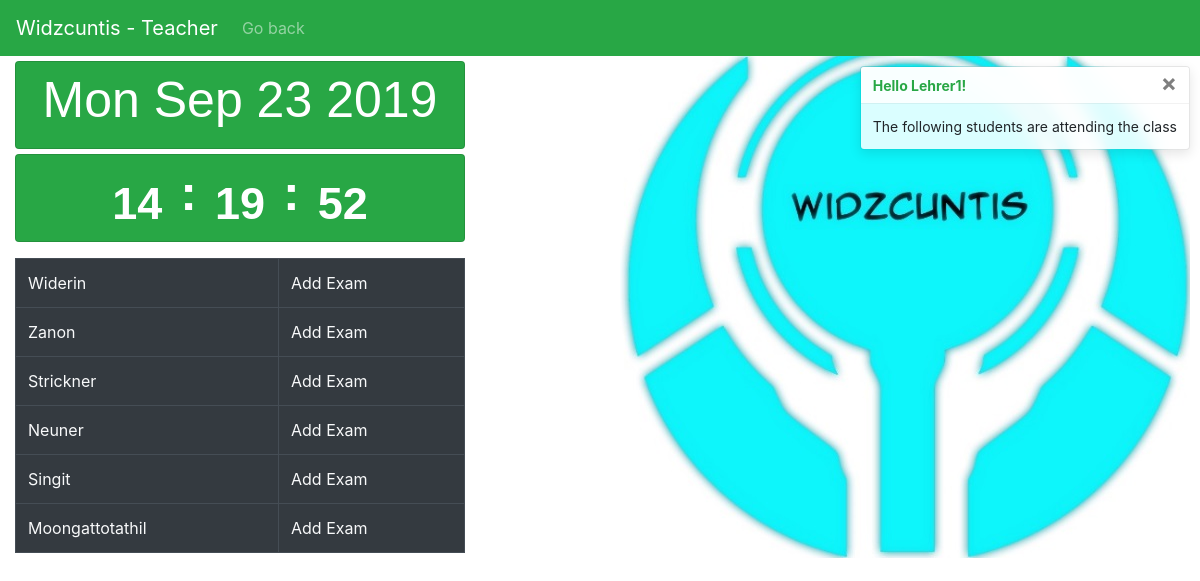
/users/home/logged_t/class/1 (signed in), run on the app's committed database.
### users/models.py (models this page shows)
class CustomUser(AbstractUser):
    def __str__(self):
        return self.last_name

### school/models.py (models this page shows, shortened)
class Student(models.Model):
    klasse = models.ForeignKey(Class, on_delete=models.CASCADE)
    name = models.CharField(max_length=200)
    first_name = models.CharField(max_length=200)
    user = related.ForeignKey(CustomUser, on_delete=models.CASCADE)

### users/views.py (the view)
# urls.py: path('home/logged_t/class/<int:pk>', views.TeacherClass.as_view(), name='ClassTeacher'),
class TeacherClass(generic.ListView):
    template_name='teacherclass.html'
    context_object_name='student_list'
    def get_queryset(self):
        s=[]
        pk=self.kwargs['pk']
        if(self.request.user.is_authenticated):
            user=  self.request.user
        authorized=False
        for i in Clatea.objects.all():
            if(i.klasse.id==pk and i.teacher.user.id==user.id):
                authorized=True
        if(authorized==False):
            return s
        Student.objects.order_by("name")
        for i in Student.objects.all():
            if(i.klasse.id==pk):
                s.append(i)
        return s

### templates/teacherclass.html (shortened to what this page needs)
{% extends 'base.html' %}
{% block content %}
{% if student_list %}
<nav class="navbar navbar-expand-lg navbar-dark bg-success">
    <a class="navbar-brand" href="{% url 'BackHome' %}">Widzcuntis - Teacher</a>
    <div class="collapse navbar-collapse" id="navbarText">
      <ul class="navbar-nav">
        <li class="nav-item">
          <a class="nav-link" href="{% url 'logged_home' %}">Go back</a>
        </li>
      </ul>
    </div>
  </nav>
  <div role="alert" aria-live="assertive" aria-atomic="true" style="position: relative; min-height: 0px;" >
    <div class="toast" data-autohide="false">
        <div class="toast-header">
          <strong class="mr-auto text-success">Hello {{ user.username }}!</strong>
          <button type="button" class="ml-2 mb-1 close" data-dismiss="toast">&times;</button>
        </div>
        <div class="toast-body">
            The following students are attending the class</div>
      </div>
    </div>
  <div class="col-md-3 container">
    <div class="card width=75 bg-success text-white rounded datee">
      <h2 class="card-title text-center">
      <div class="d-flex flex-wrap justify-content-center mt-2">
        <p id="demo" class="datum"></p>
      </div>
    </div>
  <div class="card width=75 bg-success text-white rounded clock">
    <h3 class="card-title text-center">
    <div class="d-flex flex-wrap justify-content-center mt-2">
     <a><span class="badge hours"></span></a> <p class="colon">:</p>
     <a><span class="badge min"></span></a> <p class="colon">:</p>
     <a><span class="badge sec"></span></a>
    </div>
    </h3>
  </div>
  </div>
  <table class="table gradet table-bordered table-dark table-hover">
    <tbody>
        {% for student in student_list %}
            <tr>
                <td><a href="{% url 'TeacherStudent' student.id %}" class="text-light">{{ student.name }}</a></td>
                <td><a href="{% url 'AddExam' student.id %}" class="text-light">Add Exam</a></td>
            </tr>
        {% endfor %}
    </tbody>
  </table>
{% else %}
    <p>There are no entries or you are not authorized.</p>
    <a href="{% url 'BackHome' %}">Go Home</a>
{% endif %}
{% endblock %}

### templates/base.html (style rules this page uses)
.cardtitle1,.text-center { font-family: 'Helvetica'; font-size: 60px; }
.colon { font-family: 'Arial'; font-size: 50px; font-weight: bold; }
.container,.datee,.clock { margin: 5px; margin-left: 0px; }
.datum { font-family: 'Arial'; font-size: 50px; }
.datee,.clock { width: 450px; height: 88px; }
.toast { position: absolute; top: 0; right: 0; margin-right: 10px; margin-top: 10px; margin-bottom: 10px; }
.gradet { margin:15px; width:450px; }
@media only screen and (min-width: 1080px) { body { background: white url("/static/school/images/reclaimer1.png") no-repeat; background-position: right bottom; } }
p { font-size: 15px; }

### data on the page
CustomUser: username "Lehrer1"
Student: name "Widerin"
Student: name "Zanon"
Student: name "Strickner"
Student: name "Neuner"
Student: name "Singit"
Student: name "Moongattotathil"
